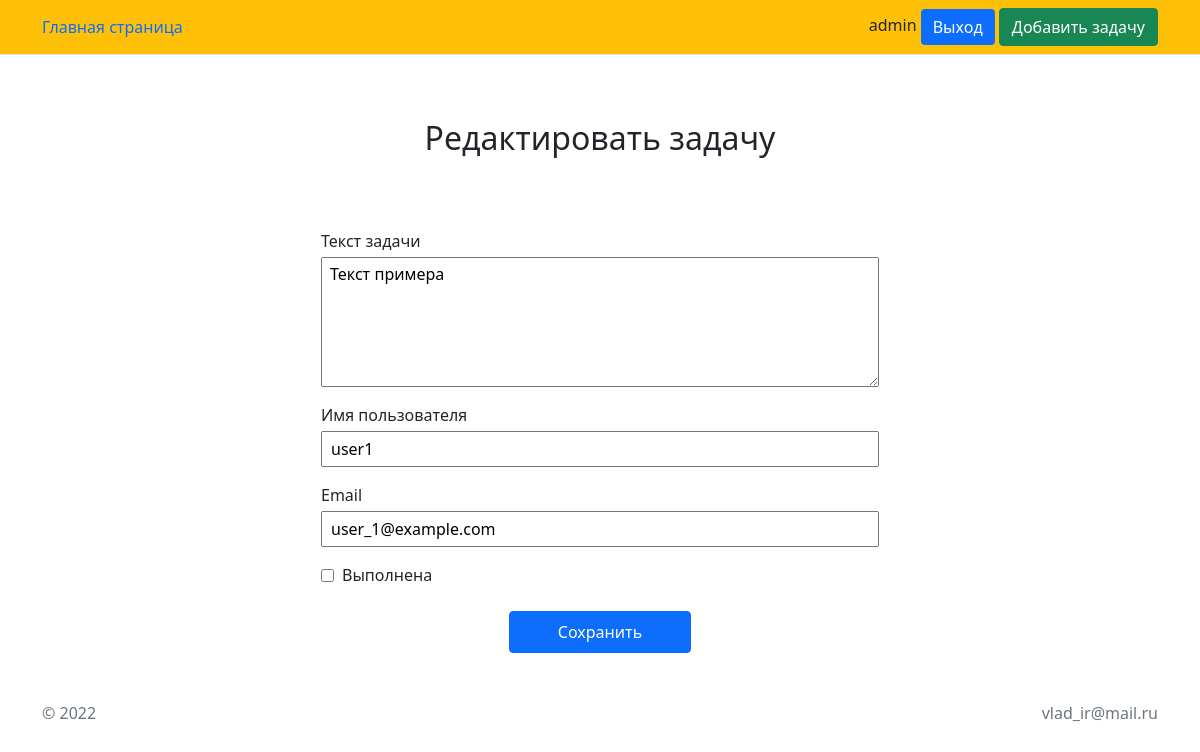
/edit?id=1 (signed in), run on the app's committed database.
### tables this page shows
CREATE TABLE IF NOT EXISTS tasks (
  id INT NOT NULL AUTO_INCREMENT,
  username VARCHAR(100) NOT NULL,
  email VARCHAR(255) NOT NULL,
  text TEXT NOT NULL,
  status TINYINT(1) DEFAULT NULL,
  text_edited TINYINT(1) DEFAULT NULL,
  PRIMARY KEY (id)
);

### App/Controllers/FormHelper.php (called while the page is built, shortened)
<?php
abstract class FormHelper {
    public function __construct() {
        $this->filteredInput = array_map('htmlspecialchars', $_REQUEST);
    }
    public function get(): void {
        require_once $this::TEMPLATE;
    }
}

### public/index.php (called while the page is built, shortened)
<?php
require_once __DIR__ . '/../autoload.php';
function Router() {
    $routeURL = strtolower(htmlspecialchars($_GET['route']));
    $action = $_SERVER['REQUEST_METHOD'];
    switch ($routeURL) {
        case 'edit':
            $controller = new TaskEdit();
            break;
    }
    $controller->{$action}();
}
Router();

### App/Controllers/TaskEdit.php (called while the page is built, shortened)
<?php
class TaskEdit extends FormHelper {
    protected Task $model;
    public function __construct() {
        $this->model = new Task();
        $this->task = $this->findEditedTask();
    }
    protected function findEditedTask(): array {
        $task = $this->model->findTaskById($this->filteredInput['id']);
        return $task;
    }
}

### autoload.php (called while the page is built, shortened)
<?php
spl_autoload_register(function ($class)
{
    $file = __DIR__ . '/'.str_replace('\\', '/', $class).'.php';
});

### App/Models/Task.php (called while the page is built, shortened)
<?php
class Task extends Model {
    protected string $query_table = 'tasks';
    public function findTaskById(int $id) {
        $db_query = self::$DB_link->prepare(
            "SELECT id, username, email, text, status, text_edited
            FROM $this->query_table
            WHERE id = ?"
        );
        $db_query->bind_param('i', $id);
        $db_query->execute();
        return $db_query->get_result()->fetch_all(MYSQLI_ASSOC)[0];
    }
}

### App/views/edit.php (the view, shortened to what this page needs)
<?php include 'wrapper.php' ?>
    <div class="container">
        <header class="py-5 text-center">
        <h2 class="py-3 text-center">Редактировать задачу</h2>
        </header>
        <main class="col-sm-9 col-md-6 mx-auto">
            <form method="POST" novalidate>
                <label class="d-flex flex-column">
                    <div>Текст задачи</div>
                    <textarea class="mt-1 px-2 py-1" name="text" rows="5" required><?= $this->filteredInput['text'] ?? $this->task['text'] ?></textarea>
                </label>
                <label class="d-flex flex-column mt-3">
                    <div>Имя пользователя</div>
                    <input class="mt-1 px-2 py-1" name="username" required value="<?= $this->filteredInput['username'] ?? $this->task['username'] ?>">
                </label>
                <label class="d-flex flex-column mt-3">
                    <div>Email</div>
                    <input class="mt-1 px-2 py-1" name="email" type="email" required value="<?= $this->filteredInput['email'] ?? $this->task['email'] ?>">
                </label>
                    <label class="d-flex align-items-center">
                        <input name="status" type="checkbox" value="1" <?= ($this->filteredInput['status'] ?? (int)$this->task['status']) === 1 ? 'checked' : '' ?>>
                        <div class="ms-2">Выполнена</div>
                    </label>
                </div>
                <div class="d-flex justify-content-center">
                    <button class="mt-4 px-5 py-2 btn btn-primary">Сохранить</button>
                </div>
<?php include 'footer.php' ?>

### data on the page
tasks: text "Текст примера", username "user1", email "user_1@example.com"

### other printed values
$USER_ARR['username'] "admin"
